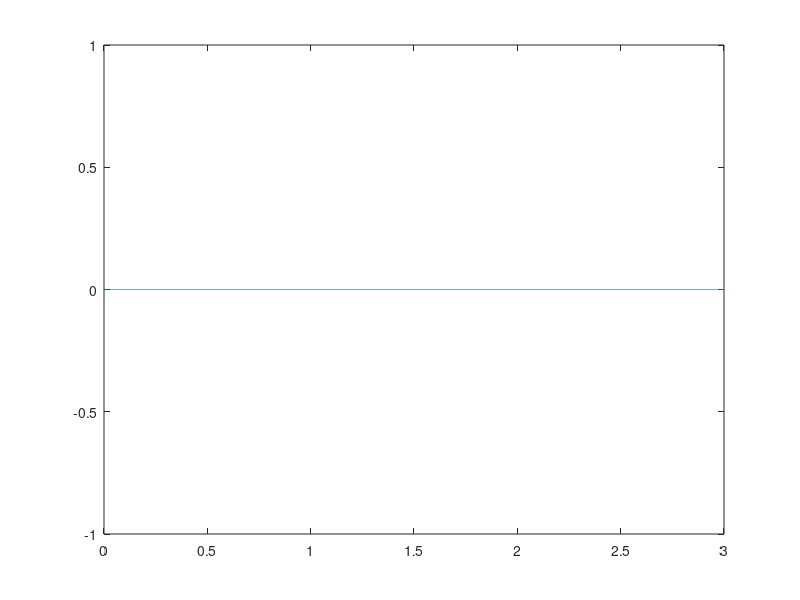

Reproduce this figure in MATLAB.
% TO DO LIST
% MAKE GUITAR SOUND -check
% PLAY SINGLE NOTE -check
% RELEASE & LET RING -check
% TREMOLO -check
% BENDING -check
% VIBRATO -check
% TEMPO SYSTEM -check
% CHORD -check
% PALM MUTE -check
% HAMMER ON & PULL OFF
% AH -check
% PH -check
% STOCHASTIC PROCESS
% HUMBUCKER PICKUP

function guitar()

function [x]=gdist(a,x)
    k = 2*a/(1-a);
    x = (1+k)*(x)./(1+k*abs(x));
end

function play_note(t,duration,s,f)
    if(f>0 && f<25)
        TIMESTAMP(s,ceil(t/2*(60/BPM)/dt))=f;
        TIMESTAMP(s,ceil((t+duration)/2*60/BPM/dt)-2)=-1;
    elseif(f==0)
        TIMESTAMP(s,ceil(t/2*(60/BPM)/dt))=25;
        TIMESTAMP(s,ceil((t+duration)/2*60/BPM/dt)-2)=-1;
    elseif(f==-1)
        TIMESTAMP(s,ceil(t/2*(60/BPM)/dt))=59;
        TIMESTAMP(s,ceil((t+duration)/2*60/BPM/dt)-2)=-1;
    end
end

function play_tremolo(t,duration,s,f)
    if(f>0 && f<25)
        TIMESTAMP(s,ceil(t/2*(60/BPM)/dt))=f;
        TIMESTAMP(s,ceil((t+duration*0.25)/2*(60/BPM)/dt))=f;
        TIMESTAMP(s,ceil((t+duration*0.5)/2*(60/BPM)/dt))=f;
        TIMESTAMP(s,ceil((t+duration*0.75)/2*(60/BPM)/dt))=f;
        TIMESTAMP(s,ceil((t+duration)/2*60/BPM/dt)-2)=-1;
    elseif(f==0)
        TIMESTAMP(s,ceil(t/2*(60/BPM)/dt))=25;
        TIMESTAMP(s,ceil((t+duration*0.25)/2*(60/BPM)/dt))=25;
        TIMESTAMP(s,ceil((t+duration*0.5)/2*(60/BPM)/dt))=25;
        TIMESTAMP(s,ceil((t+duration*0.75)/2*(60/BPM)/dt))=25;
        TIMESTAMP(s,ceil((t+duration)/2*60/BPM/dt)-2)=-1;
    elseif(f==-1)
        TIMESTAMP(s,ceil(t/2*(60/BPM)/dt))=59;
        TIMESTAMP(s,ceil((t+duration*0.25)/2*(60/BPM)/dt))=59;
        TIMESTAMP(s,ceil((t+duration*0.5)/2*(60/BPM)/dt))=59;
        TIMESTAMP(s,ceil((t+duration*0.75)/2*(60/BPM)/dt))=59;
        TIMESTAMP(s,ceil((t+duration)/2*60/BPM/dt)-2)=-1;
    end
end

function play_chord(t,duration,s,f)
    interval=0;
    for i=1:size(s,2)
        if(f(i)>0 && f(i)<25)
            TIMESTAMP(s(i),ceil(t/2*(60/BPM)/dt)+interval)=f(i);
            TIMESTAMP(s(i),ceil((t+duration(i))/2*(60/BPM)/dt)-2)=-1;
            interval=interval+1;
        elseif(f(i)==-1)
            TIMESTAMP(s(i),ceil(t/2*(60/BPM)/dt)+interval)=59;
            TIMESTAMP(s(i),ceil((t+duration(i))/2*(60/BPM)/dt)-2)=-1;
            interval=interval+1;
        end
    end
end

function right_palm_mute(t,duration,s,f)
    if(f>0 && f<25)
        TIMESTAMP(s,ceil(t/2*(60/BPM)/dt))=f+30;
        TIMESTAMP(s,ceil((t+duration)/2*60/BPM/dt)-2)=-1;
    elseif(f==0)
        TIMESTAMP(s,ceil(t/2*(60/BPM)/dt))=55;
        TIMESTAMP(s,ceil((t+duration)/2*60/BPM/dt)-2)=-1;
    end
end

function bend(t,duration,s,f,f1)
    if(((f>0 && f<25) && (f1>0 && f1<25)) && f1>f)
        for i=ceil(t/2*(60/BPM)/dt):ceil((t+duration)/2*(60/BPM)/dt)
            if(s==1)
                df=5+f*0.5;
            elseif(s==2)
                df=6+f*0.6;
            elseif(s==3)
                df=10+f*0.8;
            elseif(s==4)
                df=12+f*1.15;
            elseif(s==5)
                df=15+f*1.45;
            elseif(s==6)
                df=20+f*2;
            end
            tfactor=(i-ceil(t/2*(60/BPM)/dt))*2/(ceil((t+duration)/2*(60/BPM)/dt)-ceil(t/2*(60/BPM)/dt));
            if(tfactor>1)
                tfactor=1;
            end
            STRINGT(s,i)=tfactor*df*(f1-f)/4;
        end
    end
end

function vibrato(t,duration,s,f)
    if(f>0 && f<25)
        for i=ceil(t/2*(60/BPM)/dt):ceil((t+duration)/2*(60/BPM)/dt)
            STRINGT(s,i)=abs(sin((i-ceil(t/2*(60/BPM)/dt))/(ceil((t+duration)*(60/BPM)/dt)-ceil(t/2*(60/BPM)/dt))*20)*5);
        end
    end
end

function play_hammeron(t,duration,s,f)
    if(f>0 && f<25)
        TIMESTAMP(s,ceil(t/2*(60/BPM)/dt))=f+60;
        TIMESTAMP(s,ceil((t+duration)/2*60/BPM/dt)-2)=-1;
    end
end

function play_pulloff(t,duration,s,f)
    if(f>0 && f<25)
        TIMESTAMP(s,ceil(t/2*(60/BPM)/dt))=f+90;
        TIMESTAMP(s,ceil((t+duration)/2*60/BPM/dt)-2)=-1;
    elseif(f==0)
        TIMESTAMP(s,ceil(t/2*(60/BPM)/dt))=115;
        TIMESTAMP(s,ceil((t+duration)/2*60/BPM/dt)-2)=-1;
    end
end

function AH(t,duration,s,f)
    if(f>0 && f<25)
        TIMESTAMP(s,ceil(t/2*(60/BPM)/dt))=25;
        TIMESTAMP(s,ceil((t+duration)/2*60/BPM/dt)-2)=-1;
        for i=ceil(t/2*(60/BPM)/dt):ceil((t+duration)/2*(60/BPM)/dt)
            HARMONICP(s,i)=f;
        end
    end
end

function PH(t,duration,s,f)
    if(f>0 && f<25)
        TIMESTAMP(s,ceil(t/2*(60/BPM)/dt))=f;
        TIMESTAMP(s,ceil((t+duration)/2*60/BPM/dt)-2)=-1;
        for i=ceil(t/2*(60/BPM)/dt):ceil((t+duration)/2*(60/BPM)/dt)
            HARMONICP(s,i)=25;
        end
    end
end

function play(s,f)
    if(f==0)
        fp(s)=0;
    else
        fp(s)=ceil(fret(f)*J);
    end
    fp0(s)=f;
    %initial conditions for plucked string:
    xp(s)=L*pickpos;
    Hp(s)=.1; %position and amplitude of pluck
end

function hammeron(s,f)
    fp(s)=ceil(fret(f)*J);
    fp0(s)=f;
    %initial conditions for plucked string:
    xp(s)=L*fret(f);
    Hp(s)=.02; %position and amplitude of pluck
end

function pulloff(s,f,f0)
    if(f==0)
        fp(s)=0;
    else
        fp(s)=ceil(fret(f)*J);
    end
    fp0(s)=f;
    %initial conditions for plucked string:
    xp(s)=L*fret(f0);
    Hp(s)=.05; %position and amplitude of pluck
end

function release(s)
    fp(s)=0;
    Hp(s)=0.0002;
    damp(s)=5;
end

BPM=120;

%Initialize pickup position
pickup = 0.76;
pickup_2 = 0.765;
pickup_3 = 0.95;
pickpos = 0.77;

%frequencies for all 6 strings
f=[82,110,147,196,247,330];
%a copy of the initial frequencies
f_init=f;
%fret distance chart
fret=zeros(1,25);
fret(1)=0.056125;        fret(2)=0.10910185;
fret(3)=0.1591034;       fret(4)=0.20629938;
fret(5)=0.25084722;      fret(6)=0.29289352;
fret(7)=0.33258024691;   fret(8)=0.37004012345;
fret(9)=0.40539660493;   fret(10)=0.43876851851;
fret(11)=0.47026851851;  fret(12)=0.5;
fret(13)=0.5280632716;   fret(14)=0.55455092592;
fret(15)=0.57955246913;  fret(16)=0.60314969135;
fret(17)=0.6254228395;   fret(18)=0.64644598765;
fret(19)=0.66629012345;  fret(20)=0.68502006172;
fret(21)=0.70269753086;  fret(22)=0.71938425925;
fret(23)=0.73513425925;  fret(24)=0.75;
fret(25)=pickpos;
%Currently pressed fret
fp=zeros(1,6);
fp0=zeros(1,6);

%string parameters to make frequency f1:
L=100;
M=1;
T=zeros(1,6);
for ii=1:6
    T(ii)=M*(2*L*f(ii))^2;
end

tau=2; %decay time (seconds)
%damping constant to make decay time tau:
R=(2*M*L^2)/(tau*pi^2);

%damping factor
damp=zeros(1,6);
for ii=1:6
    damp(ii)=5;
end

J=81;
dx=L/(J-1);
%maximum time step for numerical stability:
%dtmax=zeros(1,6);
dtmax=-(R/T(1))+sqrt((R/T(1))^2+(dx^2/(T(1)/M)));
for ii=1:6
    %dtmax(ii)=-(R/T(ii))+sqrt((R/T(ii))^2+(dx^2/(T(ii)/M)));
    n_dtmax=-(R/T(ii))+sqrt((R/T(ii))^2+(dx^2/(T(ii)/M)));
    if(n_dtmax<dtmax)
        dtmax=n_dtmax;
    end
end
%Now set dt and nskip such that:
%dt<=dtmax, nskip is a positive integer, and dt*nskip = 1/8192.
%Also, make nskip as small as possible, given the above criteria.
nskip=ceil(1/(8192*dtmax));
dt=1/(8192*nskip);
tmax=3; %total time of the simulation in seconds
clockmax=ceil(tmax/dt);

% Action on Timstamp:
% <= 24: Play note
% 25: Open note
% -1: Release
% note+30: Right palm mute
% 59: Left palm mute
% note+60: Hammer on
% note+90: Pull off
TIMESTAMP=zeros(6,clockmax);

% When not 0, bend the string using the corresponding tension
STRINGT=zeros(6,clockmax);

% When not 0, slightly touch the string to make harmonics
HARMONICP=zeros(6,clockmax);

NOISE=zeros(1,clockmax);
n_rand=rand;
for ii=1:clockmax
    NOISE(ii)=(sin(ii/50*pi)*((n_rand-0.5)/2+1))/4+1;
    if(mod(ii,pi)==0)
        n_rand=rand;
    end
end

lastPluckT=zeros(1,6);
for ii=1:6
    lastPluckT(ii)=tmax+1;
end

H=zeros(6,J);
H0=zeros(6,J);

neck_pickup=1;

xp=zeros(1,6);
Hp=zeros(1,6);
for ii=1:6
    xp(ii)=L*pickpos;
    Hp(ii)=0.1;
end

%-1 denotes x on the tab

%Part of the main riff of Sweet Child O'Mine to demonstrate single note
%play_note(1,1,3,12);
%play_note(2,1,5,15);
%play_note(3,1,4,14);
%play_note(4,1,4,12);
%play_note(5,1,6,15);
%play_note(6,1,4,14);
%play_note(7,1,6,14);
%play_note(8,1,4,14);

%A simple power chord to demonstrate chord, notice the order of the string
%decides if downpicking or not
%play_chord(1,[2,2,2],[1,2,3],[5,7,7]);
%right_palm_mute(3,1,1,5);
%right_palm_mute(4,1,1,5);
%right_palm_mute(5,1,1,5);
%right_palm_mute(6,1,1,5);
%right_palm_mute(7,1,1,5);
%right_palm_mute(8,1,1,5);

%play_chord(1,[2,2,2],[1,2,3],[-1,-1,-1]);

%double stop
%play_note(1,1,6,12);
%play_note(1,1,5,15);
%bend(1,1,5,15,17);

%play_tremolo(1,1,6,12);
%play_note(1,1,6,12);
%vibrato(1,1,6,12);

%A simple blue phrase to demonstrate hammer on and pull off
%play_note(1,1,3,12);
%play_hammeron(2,1,3,15);
%play_pulloff(3,1,3,12);
%play_hammeron(4,1,3,15);
%play_note(5,1,3,15);
%bend(5,1,3,15,17);

%AH(1,4,6,7);
%PH(1,1,3,4);
%bend(1,1,3,4,6);

count=0;

S=zeros(1,ceil(clockmax/nskip));
tsave=zeros(1,ceil(clockmax/nskip));

for clock=1:clockmax
    t=clock*dt;

    if(mod(clock,nskip)==0)
        count=count+1;
        if(neck_pickup==1)
            S(count)=sum(H(:,ceil(J*pickup))-H0(:,ceil(J*pickup))); %sample the sound
            S(count)=S(count)+sum(H(:,ceil(J*pickup_2))-H0(:,ceil(J*pickup_2))); %sample the sound
        else
            S(count)=sum(H(:,ceil(J*pickup_3))-H0(:,ceil(J*pickup_3)));
        end
        tsave(count)=t; %record sample time
    end

    for str=1:6
        if(TIMESTAMP(str,clock)>0)
            %Play note
            if(TIMESTAMP(str,clock)<25)
                play(str,TIMESTAMP(str,clock));
                lastPluckT(str)=t;
            %Play open note
            elseif(TIMESTAMP(str,clock)==25)
                play(str,0);
                lastPluckT(str)=t;
            %Play right palm mute
            elseif(TIMESTAMP(str,clock)>30 && TIMESTAMP(str,clock)<55)
                play(str,TIMESTAMP(str,clock)-30);
                lastPluckT(str)=t;
                damp(str)=20;
            %Play right palm mute on open note
            elseif(TIMESTAMP(str,clock)==55)
                play(str,0);
                lastPluckT(str)=t;
                damp(str)=20;
            %Play left palm mute
            elseif(TIMESTAMP(str,clock)==59)
                play(str,0);
                lastPluckT(str)=t;
                damp(str)=50;
            elseif(TIMESTAMP(str,clock)>59 && TIMESTAMP(str,clock)<85)
                hammeron(str,TIMESTAMP(str,clock)-60);
                lastPluckT(str)=t;
            elseif(TIMESTAMP(str,clock)>89 && TIMESTAMP(str,clock)<115)
                pulloff(str,TIMESTAMP(str,clock)-90,fp0(str));
                lastPluckT(str)=t;
            elseif(TIMESTAMP(str,clock)==115)
                pulloff(str,0,fp0(str));
                lastPluckT(str)=t;
            end
        elseif(TIMESTAMP(str,clock)<0)
            if(TIMESTAMP(str,clock)==-1)
                release(str);
                lastPluckT(str)=t;
            elseif(TIMESTAMP(str,clock)<-10 && TIMESTAMP(str,clock)>-40)
                play(str,0);
                lastPluckT(str)=t;
            end
        end
        T(str)=M*(2*L*(f_init(str)+STRINGT(str,clock)))^2;
        j=fp(str)+2:(J-1); % list of indices of interior points
        H0(str,j)=H(str,j);
        H(str,j)=0;
        if(t>=lastPluckT(str))
            if(HARMONICP(str,clock)~=0)
                incr=round(1/min([fret(HARMONICP(str,clock)),1-fret(HARMONICP(str,clock))]));
            else
                incr=1;
            end
            for n=1:5
                H(str,j)=H(str,j)+(2*Hp(str)*(L-L*fp(str)/J)^2*sin(xp(str)*n*incr*pi/(L-L*fp(str)/J)))/(xp(str)*(L-L*fp(str)/J-xp(str))*n*incr*n*incr*pi*pi)*sin(n*incr*j/J*pi)*cos(n*incr*pi*(t-lastPluckT(str))*sqrt(T(str)/M)/(L-L*fp(str)/J));
            end
            H(str,j)=H(str,j)/(damp(str)*(t-lastPluckT(str))+1);
            H(str,j)=H(str,j)*NOISE(clock);
        end
    end
    
    %set(Hhandle,'ydata',H) %update movie frame
    %drawnow %show latest frame
end

S=gdist(0.999,S);

soundsc(S(1:count))
%plot the soundwave as a function of time:
%figure
plot(tsave(1:count),S(1,1:count))
%plot(STRINGT(6,:))

end
